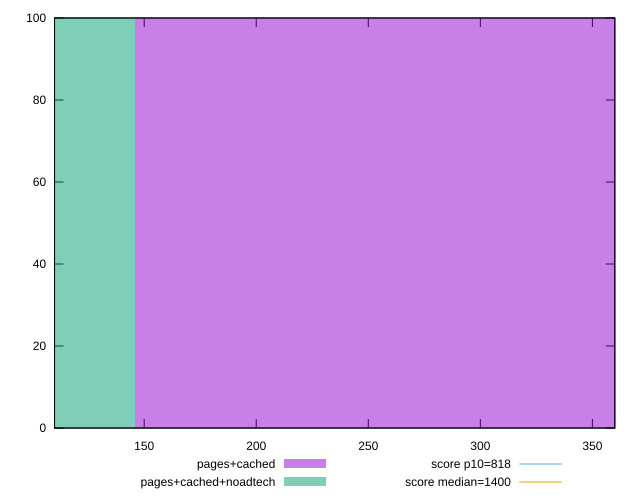

gnuplot code for this plot:
reset

$pagesCached <<EOF
291.37125289517184 100
EOF

$pagesCachedNoadtech <<EOF
0 100
EOF

set key outside below
set boxwidth 291.37125289517184
set xrange [110:360]
set yrange [0:100]
set trange [0:100]
set style fill transparent solid 0.5 noborder

set parametric
set terminal svg size 640, 500 enhanced background rgb 'white'
set output "report_00023_2021-02-20T12:14:57.249Z/dom-size/comparison/histogram/1_vs_2.svg"

plot $pagesCached title "pages+cached" with boxes, \
     $pagesCachedNoadtech title "pages+cached+noadtech" with boxes, \
     818,t title "score p10=818", \
     1400,t title "score median=1400"

reset
